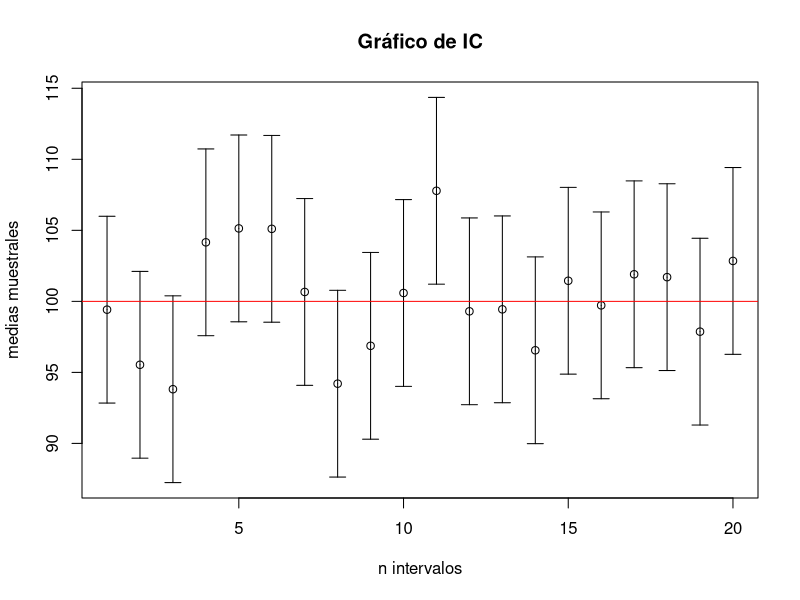
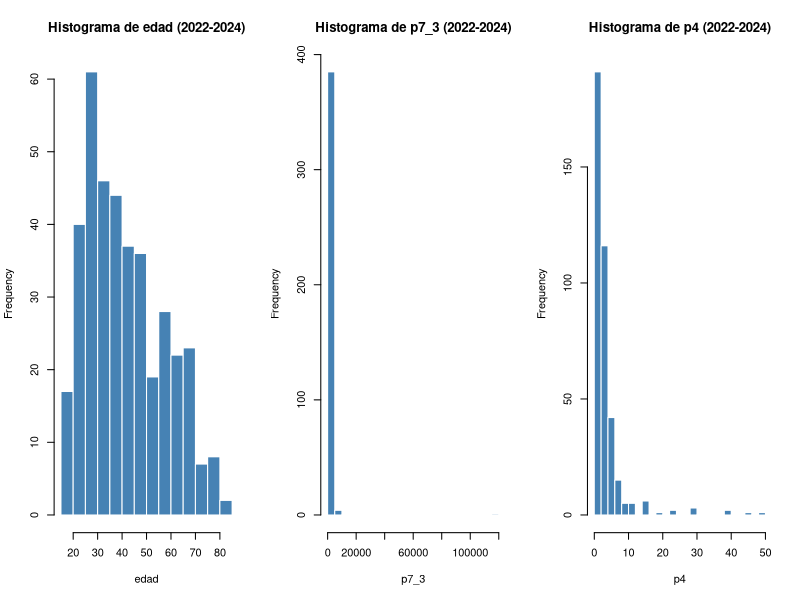
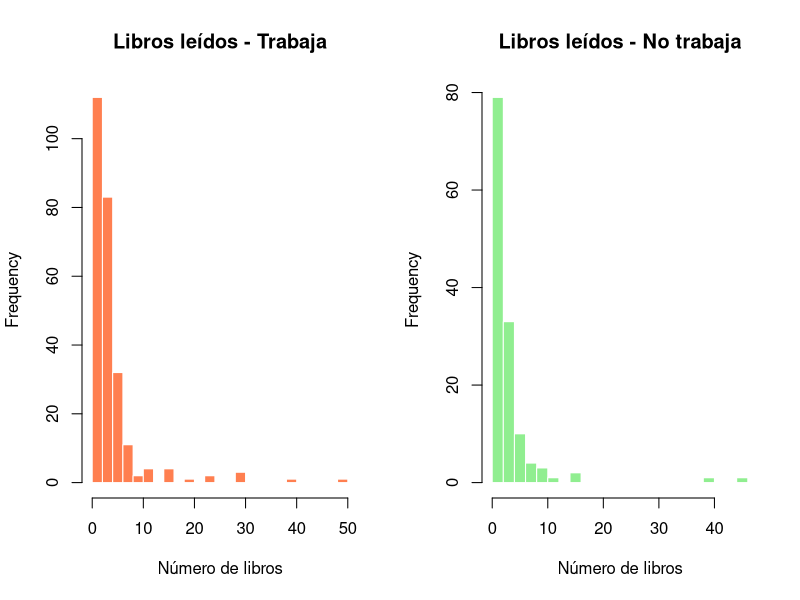
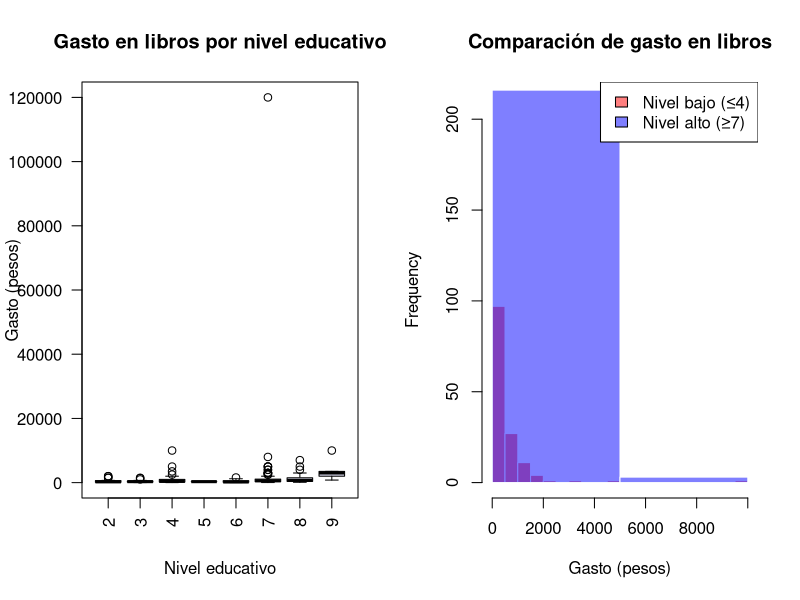

Write R code to recreate these figures, in order.
## ---- chunk 1
knitr::opts_chunk$set(echo = TRUE)
library(plotrix)
library(dplyr)
library(knitr)
library(kableExtra)
library(ggplot2)
## ---- chunk 2
#Nueva base de datos de los 3 años
M22L = read.csv("Datos2022Limpios.csv")
M23L = read.csv("Datos2023Limpios.csv")
M24L = read.csv("Datos2024Limpios.csv")

M2224 = bind_rows(M22L,M23L,M24L)

write.csv(M2224,"BasedeDatosMolec.csv",row.names = FALSE)
## ---- chunk 3
n = 20 # u otro valor como 50, 100
media = 100 # Media de población
DE = 15 # Desviación estándar depoblación
ErrorEst= DE/sqrt(n)
X_ = rnorm(n, media, ErrorEst)
E = 1.96*DE/sqrt(n) # E = Error máximo
plotCI(1:n,X_, E ,main="Gráfico de IC", , xlab
= "n intervalos", ylab = "medias muestrales")
abline(h = 100, col = "red")

## ---- chunk 4
alfa1 = 0.04
nc = 1 - alfa1

LI1= M2224 %>% filter(nivel <= 4) %>% pull(p7_3)
LS1= M2224 %>% filter(nivel >= 7) %>% pull(p7_3)

n11 = length(LI1)
n21 = length(LS1)

x1bar = mean(LI1)
x2bar = mean(LS1)

s11 = var(LI1)
s21 = var(LS1)

t1 = (x1bar - x2bar) / sqrt(s11/n11 + s21/n21)

df1 = (s11/n11 + s21/n21)^2 /  ( (s11/n11)^2/(n11-1) + (s21/n21)^2/(n21-1) )

zf1 = qt(alfa1, df1)

#Cola izquierda porque buscamos un valor menor
p1 = pt(t1, df1)

se1 = sqrt(s11) / sqrt(n11) 
se2 = sqrt(s21) / sqrt(n21)  

t_crit_bilateral <- qt(0.98, df = n11 - 1) 

E1 = t_crit_bilateral * se1
E2 = t_crit_bilateral * se2

cat("Estadístico de prueba t =",t1,"\nValor crítico zf =",zf1,"\nValor p =",p1)
## ---- chunk 5
t.test(LI1, LS1, alternative = "less", var.equal = FALSE, conf.level = 0.96)
## ---- chunk 6
trabaja= M2224 %>% filter(cond_act == 1) %>% pull(p4)
no_trabaja= M2224 %>% filter(cond_act != 1) %>% pull(p4)

n12 = length(trabaja)
n22 = length(no_trabaja)

x1bar2 = mean(trabaja)
x2bar2 = mean(no_trabaja)

s12 = var(trabaja)
s22 = var(no_trabaja)

t2 = (x1bar2 - x2bar2) / sqrt(s12/n12 + s22/n22)

zf2 = qnorm(1-alfa1/2)

df2 = (s12/n12 + s22/n22)^2 /  ( (s12/n12)^2/(n12-1) + (s22/n22)^2/(n22-1) )

#Prueba de 2 colas
p2 = 2*pt(-abs(t2), df2)

SE = sqrt(s12/n12 + s22/n22)
tc2 = qt(1 - alfa1/2, df2)
LI2 = (x1bar2 - x2bar2) - tc2 * SE
LS2 = (x1bar2 - x2bar2) + tc2 * SE

cat("Estadístico de prueba t =",t2,"\nValor crítico zf =",zf2,"\nValor p =",p2)
cat("\nIntervalo: [",LI2,",",LS2,"]")
## ---- chunk 7
t.test(trabaja, no_trabaja, alternative = "two.sided", var.equal = FALSE, conf.level = 0.96)
## ---- chunk 8
hombres=M2224 %>% filter(sexo == 1) %>% pull(p4)
mujeres=M2224 %>% filter(sexo == 2) %>% pull(p4)

n13 = length(hombres)
n23 = length(mujeres)

x1bar3 = mean(hombres)
x2bar3 = mean(mujeres)

s13 = var(hombres) 
s23 = var(mujeres)

sp3 = ((n13 - 1)*s13 + (n23 - 1)*s23) / (n13 + n23 - 2)

# Estadístico t con varianzas iguales
t3 = (x1bar3 - x2bar3) / sqrt(sp3 * (1/n13 + 1/n23))

zf3 = qnorm(1-alfa1/2)

df3 = n13 + n23 - 2

p3 = 2 * pt(-abs(t3), df3)

SE3 = sqrt(sp3 * (1/n13 + 1/n23))
tc3 = qt(1 - alfa1/2, df3)
LI3 = (x1bar3 - x2bar3) - tc3 * SE3
LS3 = (x1bar3 - x2bar3) + tc3 * SE3

cat("Estadístico de prueba t =",t3,"\nValor crítico zf =",zf3,"\nValor p =",p3)
cat("\nIntervalo: [",LI3,",",LS3,"]")
## ---- chunk 9
t.test(hombres, mujeres, alternative = "two.sided",var.equal = TRUE, conf.level = 0.96)
## ---- chunk 10
# Seleccionar solo las variables cuantitativas
Datos_cuant_combinados = M2224[, c("edad", "p7_3", "p4")]
par(mfrow = c(1,3))
for (v in names(Datos_cuant_combinados)) {
  hist(Datos_cuant_combinados[[v]], 
       main = paste("Histograma de", v, "(2022-2024)"), 
       xlab = v, col = "steelblue", border = "white",
       breaks = 20)
}
par(mfrow = c(1,1))
## ---- chunk 11
par(mfrow = c(1,2))

# Histograma para quienes trabajan
hist(trabaja, 
     main = "Libros leídos - Trabaja", 
     xlab = "Número de libros", 
     col = "coral", 
     border = "white",
     breaks = 20)

# Histograma para quienes no trabajan
hist(no_trabaja, 
     main = "Libros leídos - No trabaja", 
     xlab = "Número de libros", 
     col = "lightgreen", 
     border = "white",
     breaks = 20)

par(mfrow = c(1,1))
## ---- chunk 12
# Función de análisis cuantitativo
analisis_cuant = function(x){
  x = as.numeric(x)
  x = x[!is.na(x)]
  
  if(length(x) < 2){
    return(data.frame(
      Media = NA, Mediana = NA, Rango_Medio = NA, Desviacion = NA,
      Coef_Variacion = NA, Q1 = NA, Q2 = NA, Q3 = NA,
      Sesgo = NA, Curtosis = NA
    ))
  }
  
  media = mean(x)
  mediana = median(x)
  rango_medio = (max(x) + min(x)) / 2
  desv = sd(x)
  coef_var = ifelse(media != 0, (desv / media) * 100, NA)
  cuartiles = quantile(x, probs = c(0.25, 0.5, 0.75))
  
  if (desv > 0){
    sesgo = sum((x - media)^3) / (length(x) * desv^3)
    curtosis = sum((x - media)^4) / (length(x) * desv^4)
  } else {
    sesgo = NA
    curtosis = NA
  }
  
  data.frame(
    Media = round(media, 2),
    Mediana = round(mediana, 2),
    Rango_Medio = round(rango_medio, 2),
    Desviacion = round(desv, 2),
    CV = round(coef_var, 2),
    Q1 = round(cuartiles[1], 2),
    Q2 = round(cuartiles[2], 2),
    Q3 = round(cuartiles[3], 2),
    Sesgo = round(sesgo, 2),
    Curtosis = round(curtosis, 2)
  )
}

# Aplicar análisis a datos combinados
tabla_cuant_combinada = lapply(Datos_cuant_combinados, analisis_cuant)
tabla_cuant_combinada = do.call(rbind, tabla_cuant_combinada)
rownames(tabla_cuant_combinada) = names(Datos_cuant_combinados)

kable(tabla_cuant_combinada, 
      caption = "Tabla 1. Medidas descriptivas de variables cuantitativas (2022-2024)") %>%
  kable_styling(full_width = TRUE, bootstrap_options = c("striped","hover"))
## ---- chunk 13
par(mfrow = c(1,2))

# Boxplot del gasto por nivel educativo
boxplot(p7_3 ~ nivel, data = M2224,
        main = "Gasto en libros por nivel educativo",
        xlab = "Nivel educativo",
        ylab = "Gasto (pesos)",
        col = "lavender",
        las = 2)

# Histograma comparativo
hist(LI1, 
     main = "Comparación de gasto en libros", 
     xlab = "Gasto (pesos)", 
     col = rgb(1,0,0,0.5), 
     border = "white",
     breaks = 30,
     ylim = c(0, max(c(length(LI1[LI1 < 5000]), length(LS1[LS1 < 5000])))))
hist(LS1, 
     col = rgb(0,0,1,0.5), 
     border = "white",
     breaks = 30,
     add = TRUE)
legend("topright", 
       legend = c("Nivel bajo (≤4)", "Nivel alto (≥7)"), 
       fill = c(rgb(1,0,0,0.5), rgb(0,0,1,0.5)))

par(mfrow = c(1,1))
